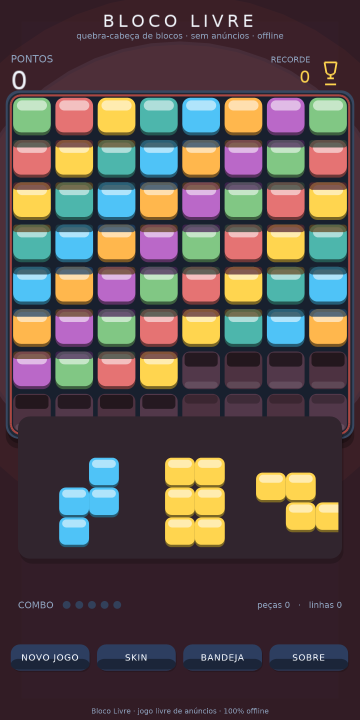
#> input picture screenshots/06_full.png, 720 x 1440 px, found by its file name (shown at 1/2 size)
$ python r6_diff.py
#> lines starting #> are read from the running program, lines starting #| are printed output that depends on the picture
### scripts/r6_forensics_lib.py
#!/usr/bin/env python3
"""R6 brutal art-director forensics: PIL-only pixel measurements (no rendering available)."""
import os, sys, math, json
from collections import Counter
from PIL import Image

R6 = '/home/z/my-project/critic_shots/r6'
R5 = '/home/z/my-project/critic_shots/r5'
CROPS = '/tmp/critic_crops_r6'
os.makedirs(CROPS, exist_ok=True)

def load(name, root=R6):
#> called with name = '06_full.png', root = '/home/z/my-project/critic_shots/r6'
    return Image.open(os.path.join(root, name)).convert('RGB')
#> returned value is the input picture: PIL image 720x1440 RGB; mean R, G, B 88.9, 77.7, 76.8

def px(im):
    return im.load()

def clamp(v): return max(0, min(255, v))

def lum(p): return 0.2126*p[0] + 0.7152*p[1] + 0.0722*p[2]

# [9 lines left out: function hue_deg, not called in this run]

def is_goldish(p, tol=42):
    r, g, b = p
    return r > 150 and g > 110 and b < 160 and r > b + 40 and g > b + 20 and abs(r - g) < 90

def is_cyanish(p):
    r, g, b = p
    return g > 120 and b > 120 and b > r + 40 and g > r + 30

# [57 lines left out: functions stats, col_profile, scanline_lum, occupancy_grid, not called in this run]

def dump_json(obj, path):
    with open(path, 'w') as f:
        json.dump(obj, f, indent=1, default=str)

# [7 lines that do not run on import are left out]

### scripts/r6_diff.py
#!/usr/bin/env python3
"""BAR unique colors: R6 238 vs R5 3 — that's the real delta! The R5 bar was a flat 3-color
strip; R6 bar has gradient + pips + label = 238 colors. Builder's '138 vs 19' probably counted
some sub-zone; directionally TRUE (massive color richness increase) but numbers differ.
Let's also do the danger diff crop r6 vs r5 06_full (whole image diff stats), and produce
final crops list. Then verify 'engine 24/24 + vmDemo' is not checkable from pixels (note it).
Also verify claim 'banner band #F6C445 with white hairline': we found NO F6C445 band anywhere;
white hairline only as HUD text rows. The gold wedge colors: (231,184,65) close to F6C445=246,196,69
(E67) — 231,184,65 is exactly #E7B841 — the band is E7B841-ish, not F6C445. PARTIAL.
"""
import sys
sys.path.insert(0, '/home/z/my-project/scripts')
from r6_forensics_lib import *
from PIL import Image, ImageChops
import subprocess

# r6 vs r5 full danger diff
a = load('06_full.png'); b = load('06_full.png', R5)
diff = ImageChops.difference(a, b)
#> diff: PIL image 720x1440 RGB; every value is 0
d = diff.load()
tot = 0; n = 0
for y in range(0, 1440, 4):
    for x in range(0, 720, 4):
        c = d[x,y]; tot += max(c); n += 1
#> after the loop, n = 64800; tot = 0
print(f'r6 vs r5 06_full: mean max-channel diff = {tot/n:.1f}')
#| r6 vs r5 06_full: mean max-channel diff = 0.0

# celebration diff
a = load('07_clear.png'); b = load('07_clear.png', R5)
#> call 3 of load, with name = '07_clear.png', root = '/home/z/my-project/critic_shots/r6'
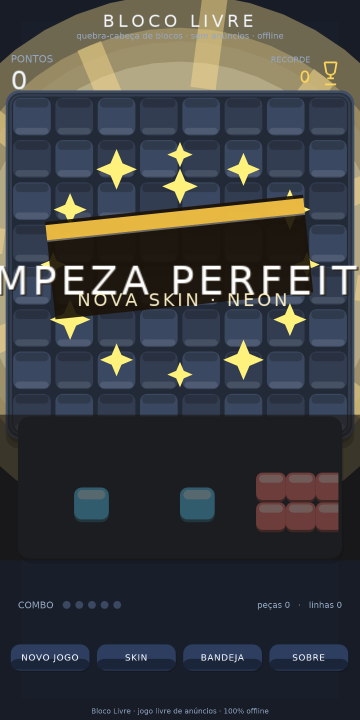
#> input picture screenshots/07_clear.png, 720 x 1440 px, found by its file name (shown at 1/2 size)
#> in load, returned value is the input picture: PIL image 720x1440 RGB; mean R, G, B 60.5, 62.6, 64.7
diff = ImageChops.difference(a, b); d = diff.load()
tot = 0
for y in range(0, 1440, 4):
    for x in range(0, 720, 4):
        c = d[x,y]; tot += max(c)
#> after the loop, tot = 0
print(f'r6 vs r5 07_clear: mean max-channel diff = {tot/n:.1f}')
#| r6 vs r5 07_clear: mean max-channel diff = 0.0

# save danger diff crop
Image.blend(a, b, 0.5).crop((0, 0, 720, 900)).save('/tmp/critic_crops_r6/danger_diff_blend.png')
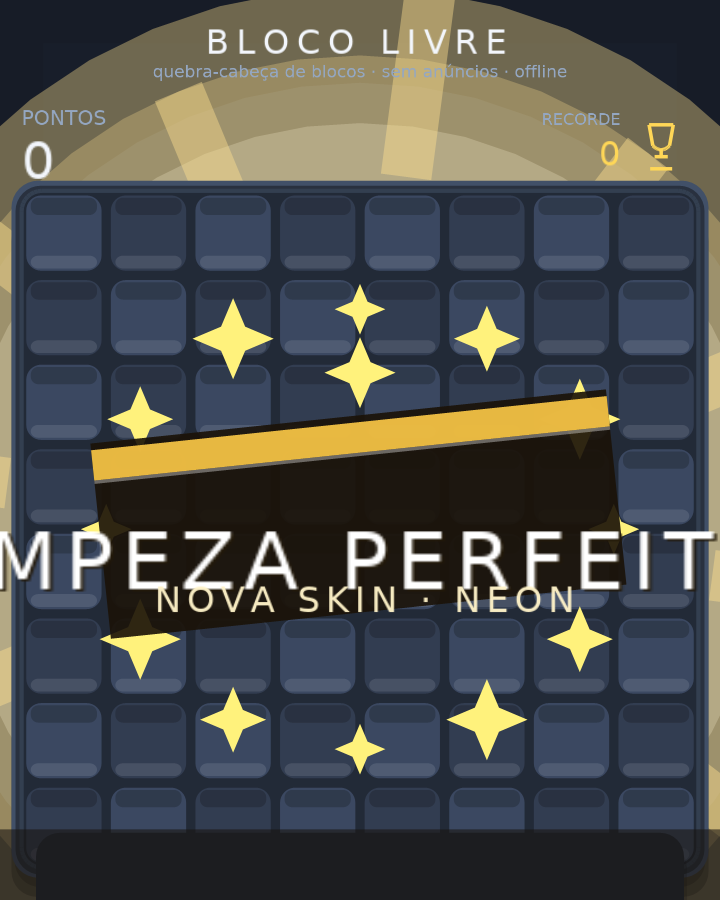
#> saved as danger_diff_blend.png: PIL image 720x900 RGB; mean R, G, B 77.4, 78.8, 76.5
print(subprocess.run(['ls', '/tmp/critic_crops_r6'], capture_output=True, text=True).stdout)
